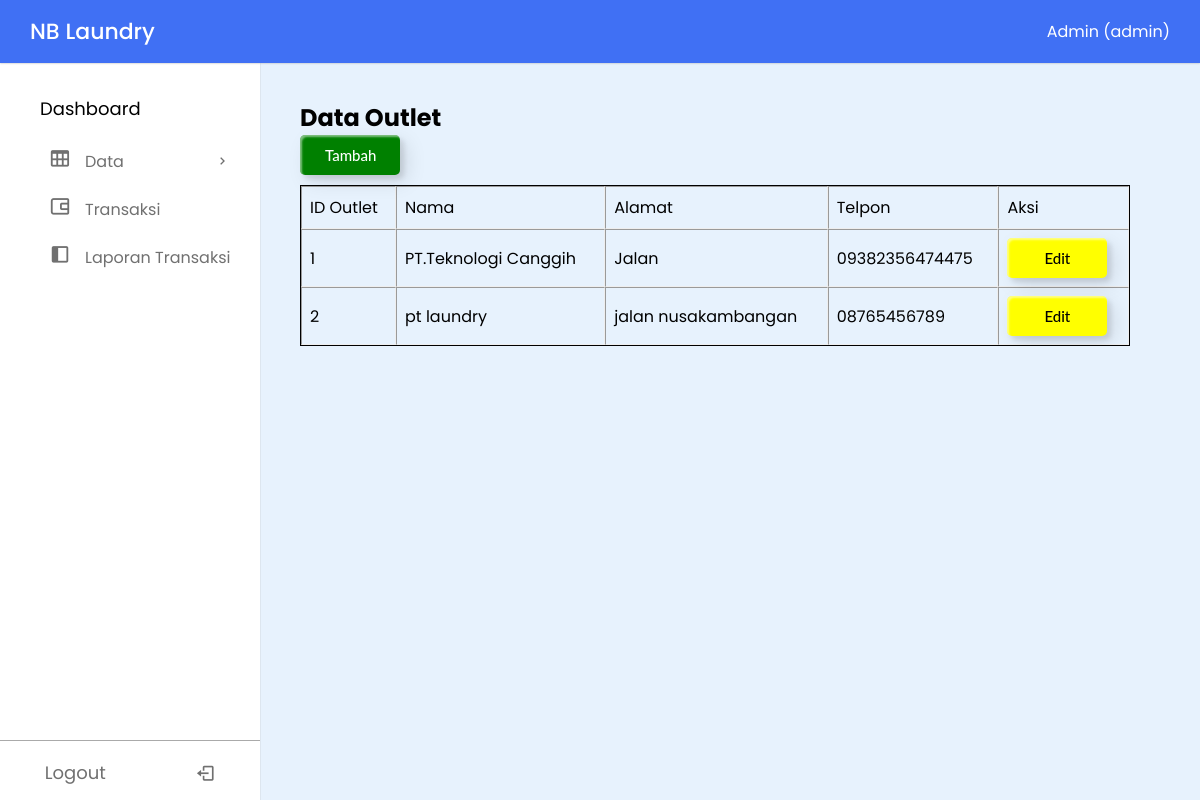
/dashboard.php?page=outlet (signed in), run on an earlier commit of the app's database.
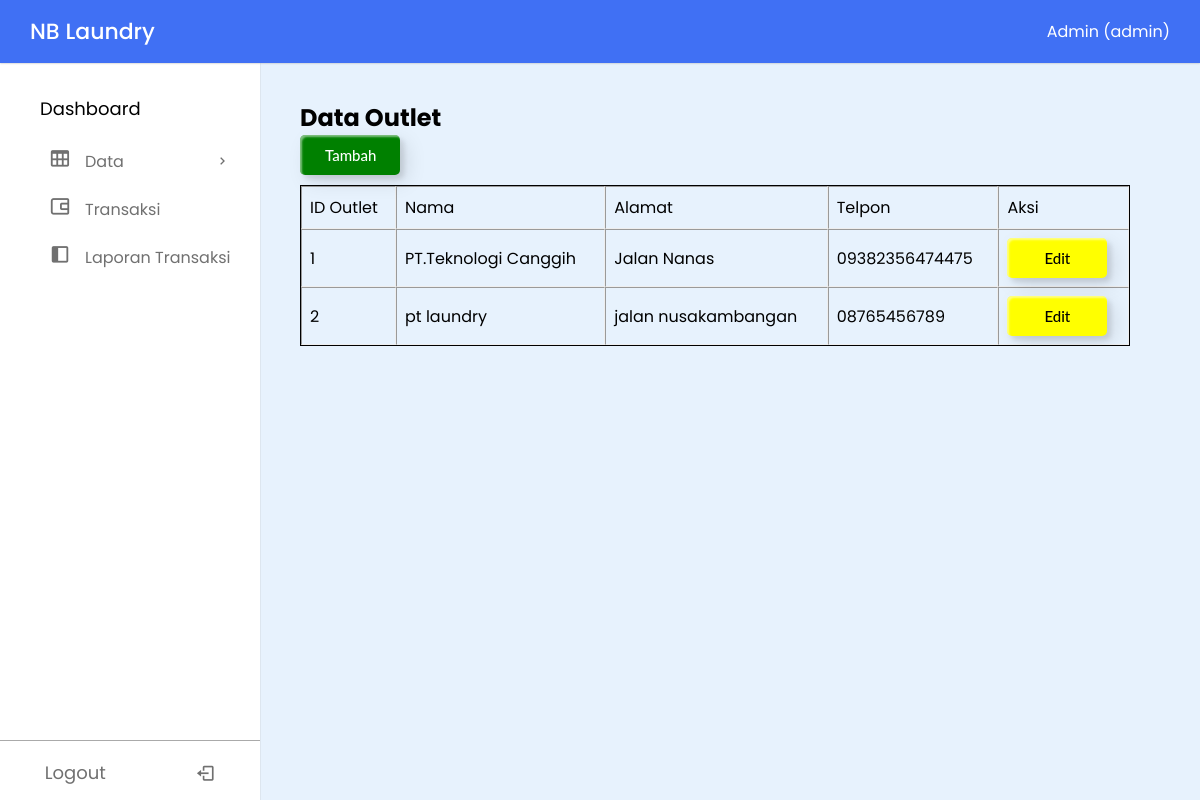
And on a later commit of the database.
### tables this page shows
CREATE TABLE `tb_outlet` (
  `id_outlet` int(11) NOT NULL,
  `nama` varchar(100) NOT NULL,
  `alamat` text NOT NULL,
  `tlp` varchar(15) NOT NULL
);

### outlet/show-outlet.php (the view, shortened to what this page needs)
<section class="main">
    <h2>Data Outlet</h2>
    <button type="button" class="custom-btn btn-1" onclick="openModal('modaltambah')">
        Tambah
    </button>
    <div class="myclass">
        <table border="1">
            <tr>
                <td>ID Outlet</td>
                <td>Nama</td>
                <td>Alamat</td>
                <td>Telpon</td>
                <td colspan="2">Aksi</td>
            </tr>
            <?php
            $no = 1;
            $queryoutlet = "SELECT * FROM tb_outlet ORDER BY id_outlet ASC";
            $sql_rm = mysqli_query($conn, $queryoutlet) or die(mysqli_error($conn));
            while ($dataoutlet = mysqli_fetch_array($sql_rm)) {
                $modal_id = "modalubah" . $dataoutlet['id_outlet'];
            ?>
                <tr>
                    <td><?= $no++ ?></td>
                    <td><?= $dataoutlet['nama'] ?></td>
                    <td><?= $dataoutlet['alamat'] ?></td>
                    <td><?= $dataoutlet['tlp'] ?></td>
                    <td>
                        <button type="button" class="custom-btn btn-2" data-outlet-id="<?= $dataoutlet['id_outlet'] ?>" onclick="openModal('<?php echo $modal_id ?>')">Edit</button>
                    </td>
                </tr>
            <?php
            }
            ?>
        </table>
</section>

### template/header.php (shortened to what this page needs)
<!DOCTYPE html>
<html lang="en">
<head>
    <link href="https://unpkg.com/boxicons@2.1.4/css/boxicons.min.css" rel="stylesheet" />
    <link rel="stylesheet" href="./assets/css/dashboard.css" />
</head>
<body>

### template/navbar.php (shortened to what this page needs)
<nav class="navbar">
    <div class="logo_item">
        <a href="./dashboard.php?page=homepage" class="logo_item">
            NB Laundry
        </a>
    </div>
    <div class="navbar_content">
    <?= $_SESSION['username']; ?> (<?= $_SESSION['role']; ?>)
    </div>
</nav>

### template/sidebar.php (shortened to what this page needs)
<nav class="sidebar">
    <div class="menu_content">
        <ul class="menu_items">
            <div class="menu_title menu_dahsboard"></div>
            <?php
            if ($_SESSION['role'] == 'admin') {
            ?>
                <li class="item">
                    <div class="nav_link submenu_item">
                        <span class="navlink_icon">
                            <i class='bx bx-table'></i> </span>
                        <span class="navlink">Data</span>
                        <i class="bx bx-chevron-right arrow-left"></i>
                    </div>
                    <?php } ?>
                </li>
        </ul>
        <ul class="menu_items">
            <?php
            if ($_SESSION['role'] == 'admin' || $_SESSION['role'] == 'kasir') {
            ?>
                <li class="item">
                    <a href="./dashboard.php?page=transaksi" class="nav_link">
                        <span class="navlink_icon">
                            <i class='bx bx-wallet-alt'></i> </span>
                        <span class="navlink">Transaksi</span>
                    </a>
                </li>
            <?php } ?>
            <li class="item">
                <a href="./dashboard.php?page=laporan" class="nav_link">
                    <span class="navlink_icon">
                        <i class='bx bxs-dock-left'></i> </span>
                    <span class="navlink">Laporan Transaksi</span>
                </a>
            </li>
        </ul>
        <div class="bottom_content">
            <div class="bottom">
                <a href="./logout/logout.php">Logout</a>
                <i class='bx bx-log-out'></i>
            </div>
        </div>
    </div>
</nav>

### dashboard.php (shortened to what this page needs)
<?php
    include_once 'template/header.php';
    include_once 'template/navbar.php';
    include_once 'template/sidebar.php';
    switch ($_GET['page']) {
        case 'outlet':
            include './outlet/show-outlet.php';
        break;
    }
    include_once 'template/footer.php';
?>

### template/footer.php (shortened to what this page needs)
</body>
</html>

### assets/css/dashboard.css (style rules this page uses)
* { margin: 0; padding: 0; box-sizing: border-box; font-family: "Poppins", sans-serif; }
:root { --white-color: #fff; --blue-color: #4070f4; --grey-color: #707070; --grey-color-light: #aaa; }
body { background-color: #e7f2fd; transition: all 0.5s ease; }
section { padding: 100px 70px 0 300px; }
.navbar { position: fixed; top: 0; width: 100%; left: 0; background-color: var(--blue-color); display: flex; align-items: center; justify-content: space-between; padding: 15px 30px; z-index: 1000; box-shadow: 0 0 2px var(--grey-color-light); color: white; }
.logo_item { display: flex; align-items: center; column-gap: 10px; font-size: 22px; font-weight: 500; color: white; text-decoration: none; }
.navbar_content { display: flex; align-items: center; column-gap: 25px; color: white; }
.sidebar { background-color: var(--white-color); width: 260px; position: fixed; top: 0; left: 0; height: 100%; padding: 80px 20px; z-index: 100; overflow-y: scroll; box-shadow: 0 0 1px var(--grey-color-light); transition: all 0.5s ease; }
.menu_content { position: relative; }
.menu_title { margin: 15px 0; padding: 0 20px; font-size: 18px; }
.menu_dahsboard::before { content: "Dashboard"; }
.menu_items { padding: 0; list-style: none; }
.navlink_icon { position: relative; font-size: 22px; min-width: 50px; line-height: 40px; display: inline-block; text-align: center; border-radius: 6px; }
.navlink_icon::before { content: ""; position: absolute; height: 100%; width: calc(100% + 100px); left: -20px; }
.sidebar .nav_link { display: flex; align-items: center; width: 100%; padding: 4px 15px; border-radius: 8px; text-decoration: none; color: var(--grey-color); white-space: nowrap; }
.submenu_item { cursor: pointer; }
.submenu_item .arrow-left { position: absolute; right: 10px; display: inline-block; margin-right: auto; }
.bottom_content { position: fixed; bottom: 60px; left: 0; width: 260px; cursor: pointer; transition: all 0.5s ease; }
.bottom { position: absolute; display: flex; align-items: center; left: 0; justify-content: space-around; padding: 18px 0; text-align: center; width: 100%; color: var(--grey-color); border-top: 1px solid var(--grey-color-light); background-color: var(--white-color); }
.bottom i { font-size: 20px; }
.bottom a { font-size: 18px; text-decoration: none; color: var(--grey-color); }
.myclass { overflow-x: auto; }
table { border-spacing: 0; width: 100%; border: 1px solid; margin-top: 10px; }
th, td { text-align: left; padding: 8px; }
.custom-btn { animation: both; width: 100px; height: 40px; color: black; border-radius: 5px; padding: 10px 25px; font-family: 'Lato', sans-serif; font-weight: 500; background: transparent; cursor: pointer; transition: all 0.3s ease; position: relative; display: inline-block; box-shadow: inset 2px 2px 2px 0px rgba(255, 255, 255, .5), 7px 7px 20px 0px rgba(0, 0, 0, .1), 4px 4px 5px 0px rgba(0, 0, 0, .1); outline: none; font-size: 15px; text-decoration: none; text-align: center; }
.btn-1 { background: green; border: none; text-align: center; color: white; }
.btn-2 { background: yellow; border: none; text-align: center; color: black; }

What changed in the data, as far as the page shows it:
changed tb_outlet "PT.Teknologi Canggih": alamat "Jalan" → "Jalan Nanas"
